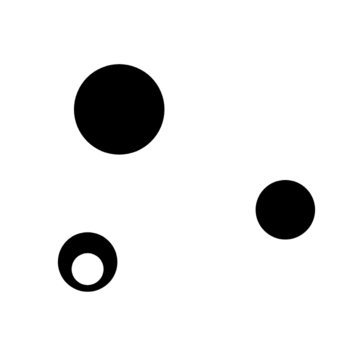
#> input picture 5_new.png, 360 x 360 px
$ jupyter execute Untitled.ipynb
#> lines starting #> are read from the running program, lines starting #| are printed output that depends on the picture
[cell 1]
import cv2
import matplotlib.pyplot as plt
import numpy as np

[cell 2]
# Set up the SimpleBlobdetector with default parameters.
params = cv2.SimpleBlobDetector_Params()

params.blobColor = 0

params.minDistBetweenBlobs = 2

# Filter by Area.
params.filterByArea = False

# Filter by Circularity
params.filterByCircularity = True
params.minCircularity = 0.8

# Filter by Convexity
params.filterByConvexity = True
params.minConvexity = 0.8

# Filter by Inertia
params.filterByInertia =True
params.minInertiaRatio = 0.8
# Create SimpleBlobDetector
detector = cv2.SimpleBlobDetector_create(params)

[cell 3]
image1 = cv2.imread('5_new.png',0)
#> image1 is the input picture: shape (360, 360); min 0, max 255, mean 233
image2 = cv2.imread('6_new.png',0)
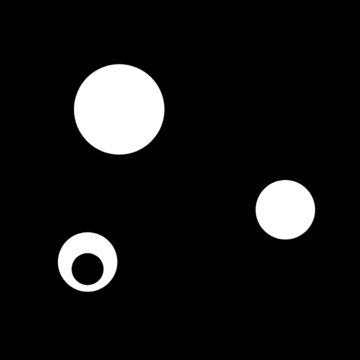
#> input picture 6_new.png, 360 x 360 px
#> image2 is the input picture: shape (360, 360); min 0, max 255, mean 22
keypoints1 = detector.detect(image1)
#> keypoints1 = 2 keypoints; (x, y, size): (119, 109, 91.4), (285, 209, 60.4)
keypoints2 = detector.detect(image2)
#> keypoints2 = 1 keypoints; (x, y, size): (87, 265, 33.5)

print('1 and 2', len(keypoints1), len(keypoints2))
#| 1 and 2 2 1

[cell 4]
img = cv2.imread('kukil-profile.jpg')
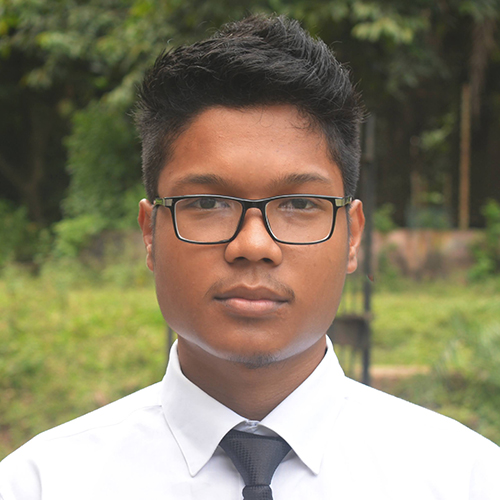
#> input picture kukil-profile.jpg, 500 x 500 px
#> img is the input picture: shape (500, 500, 3); mean B, G, R 103.9, 128.3, 136.6
plt.imshow(img[...,::-1]);

[cell 5]
floatImg = np.float32(img)
floatImg = floatImg/255.0

[cell 6]
plt.imshow(floatImg[...,::-1])

[cell 7]
final = floatImg - np.mean(floatImg)

[cell 8]
plt.imshow(final[...,::-1]);
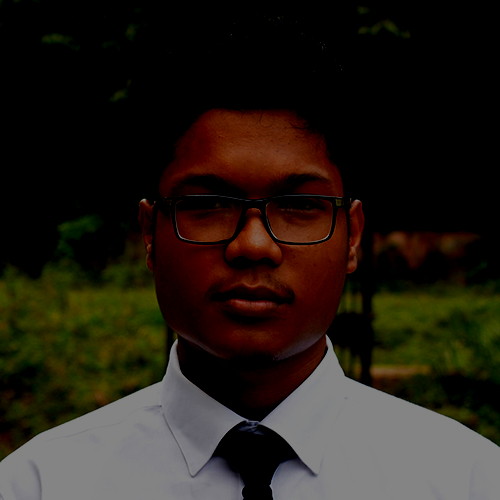
#> shown: shape (500, 500, 3) float32; mean R, G, B 0.148, 0.121, 0.0909
